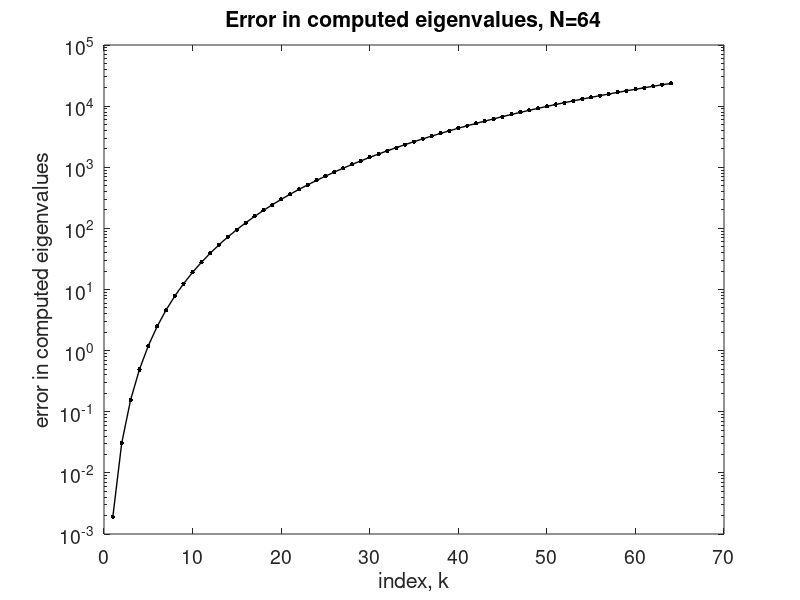
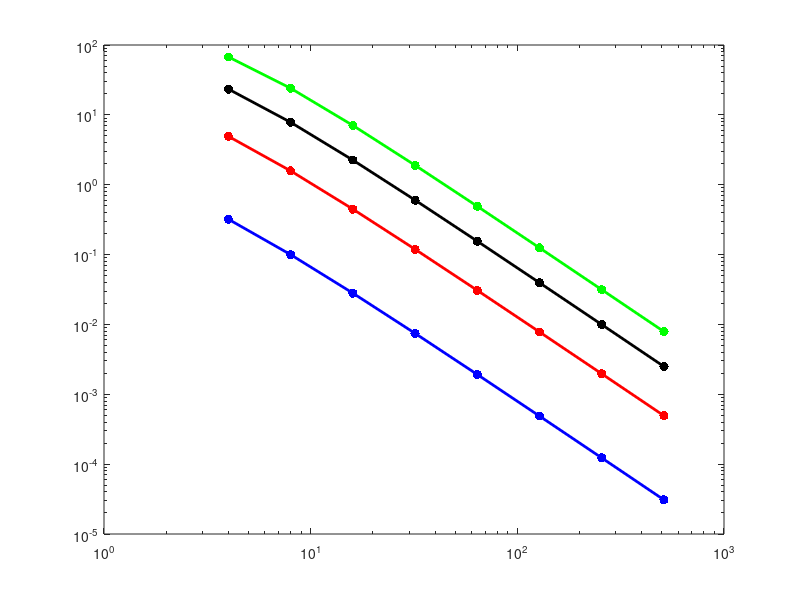

Recreate these plots in MATLAB, in order. (Note: this script raises an error after producing the figures.)
%%%%%%%%%%%%%%%%%%%%%%%%%%%%%%%%%%%%%%%%%%%%%%%%%%%%%%%%%%%%%%%%%%%%%%%%%%%%%%%%
% Question 5a
%%%%%%%%%%%%%%%%%%%%%%%%%%%%%%%%%%%%%%%%%%%%%%%%%%%%%%%%%%%%%%%%%%%%%%%%%%%%%%%%

 N = 64;
 h = 1/(N+1);
 A = (1/h^2)*(2*eye(N)-diag(ones(N-1,1),1)-diag(ones(N-1,1),-1));
 
 eigvals    = sort(eig(A));
 trueigvals = ([1:N]').^2*pi^2;

 figure(1), clf
 semilogy([1:N], abs(eigvals-trueigvals), 'k.','markersize',10)
 hold on
 semilogy([1:N], abs(eigvals-trueigvals), 'k-','linewidth',1)
 set(gca,'fontsize',14)
 xlabel('index, k')
 ylabel('error in computed eigenvalues')
 title(sprintf('Error in computed eigenvalues, N=%d',N))
 print -deps2 lapeig_a.eps

%%%%%%%%%%%%%%%%%%%%%%%%%%%%%%%%%%%%%%%%%%%%%%%%%%%%%%%%%%%%%%%%%%%%%%%%%%%%%%%%
% Question 5b
%%%%%%%%%%%%%%%%%%%%%%%%%%%%%%%%%%%%%%%%%%%%%%%%%%%%%%%%%%%%%%%%%%%%%%%%%%%%%%%%

 Nvec = [4 8 16 32 64 128 256 512];

 err = zeros(4, length(Nvec));      % matrix in which to store the errors
 trueigvals  = ([1:4]').^2*pi^2;    % exact values of first four eigenvalues

 for j=1:length(Nvec)
    N = Nvec(j);
    h = 1/(N+1);
    A = (1/h^2)*(2*eye(N)-diag(ones(N-1,1),1)-diag(ones(N-1,1),-1));
    eigvals = sort(eig(A));
    err(:,j) = abs(eigvals(1:4)-trueigvals);
 end


 figure(2), clf
 loglog(Nvec, err(1,:), 'b.-','markersize',20,'linewidth',2), hold on
 loglog(Nvec, err(2,:), 'r.-','markersize',20,'linewidth',2)
 loglog(Nvec, err(3,:), 'k.-','markersize',20,'linewidth',2)
 loglog(Nvec, err(4,:), 'g.-','markersize',20,'linewidth',2)
 legend('first eigenvalue', 'second eigenvalue', 'third eigenvalue',...
        'fourth eigenvalue',3)
 set(gca,'fontsize',14)
 xlabel('N')
 ylabel('error in eigenvalue approximations')
 title('Error in first four computed eigenvalues')
 print -depsc2 lapeig_b.eps

%%%%%%%%%%%%%%%%%%%%%%%%%%%%%%%%%%%%%%%%%%%%%%%%%%%%%%%%%%%%%%%%%%%%%%%%%%%%%%%%
% Question 5c
%%%%%%%%%%%%%%%%%%%%%%%%%%%%%%%%%%%%%%%%%%%%%%%%%%%%%%%%%%%%%%%%%%%%%%%%%%%%%%%%

 N = 64;
 h = 1/(N+1);
 A = (1/h^2)*(2*eye(N)-diag(ones(N-1,1),1)-diag(ones(N-1,1),-1));
 
 [V,D] = eig(A);
 eigvals     = diag(D);
% The next two lines are precautions: MATLAB returns the eigenvalues
% in increasing order for this example.
 [eigvals,indx] = sort(eigvals);    % sort the eigenvalues in increasing order
 V = V(:,indx);                     % and shuffle the columns of V to match.
 
 x = [1:N]'*h; 
 xx = linspace(0,1,500);

 k = 1;
 for k=[1 2 3 4 8 16 32 64]
    vk = V(:,k); 
    vk = vk*sin(k*pi*x(1))/vk(1);   % scale the computed eigenvector 
    figure(2+k),clf 
    plot(xx, sin(k*pi*xx),'r-','linewidth',2), hold on
    plot(x, vk,'k.-','linewidth',2,'markersize',20)
    legend('true eigenfunction', 'approximation',...
            'location','southoutside','orientation','horizontal')
    set(gca,'fontsize',14)
    xlabel('x')
    ylabel('v(x)')
    title(sprintf('Approximation to eigenfunction for k=%d, N=%d',k,N))
    eval(sprintf('print -depsc2 lapeig_c%d', k))
 end
